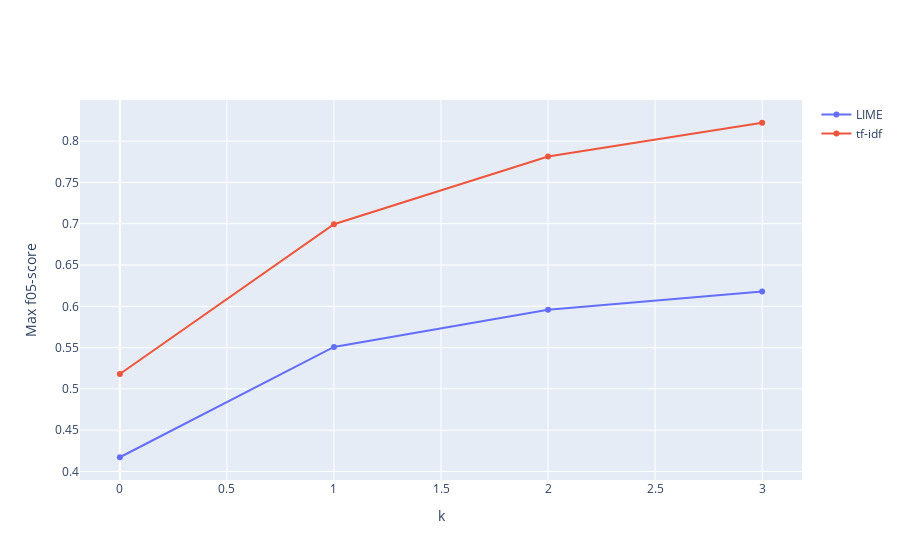

Write notebook code for a chart like this one.
### Code cell
compare_lineplots(list(range(min_k)), 
                  lime_max_f05score_avg, 
                  baseline_max_f05score_avg,
                  'LIME', 
                  'tf-idf',
                  'k', 
                  'Max f05-score', 
                  use_plotly)

### Figure 1 — Plotly figure (JSON) as saved in the notebook; plotly's stock layout.template omitted (floating-point values rounded to 4 significant figures)
{"data": [{"mode": "markers+lines", "name": "LIME", "type": "scatter", "x": [0, 1, 2, 3], "y": [0.4172, 0.5508, 0.5957, 0.6179]}, {"mode": "markers+lines", "name": "tf-idf", "type": "scatter", "x": [0, 1, 2, 3], "y": [0.518, 0.6994, 0.7813, 0.8223]}], "layout": {"xaxis": {"title": {"text": "k"}}, "yaxis": {"title": {"text": "Max f05-score"}}}}
